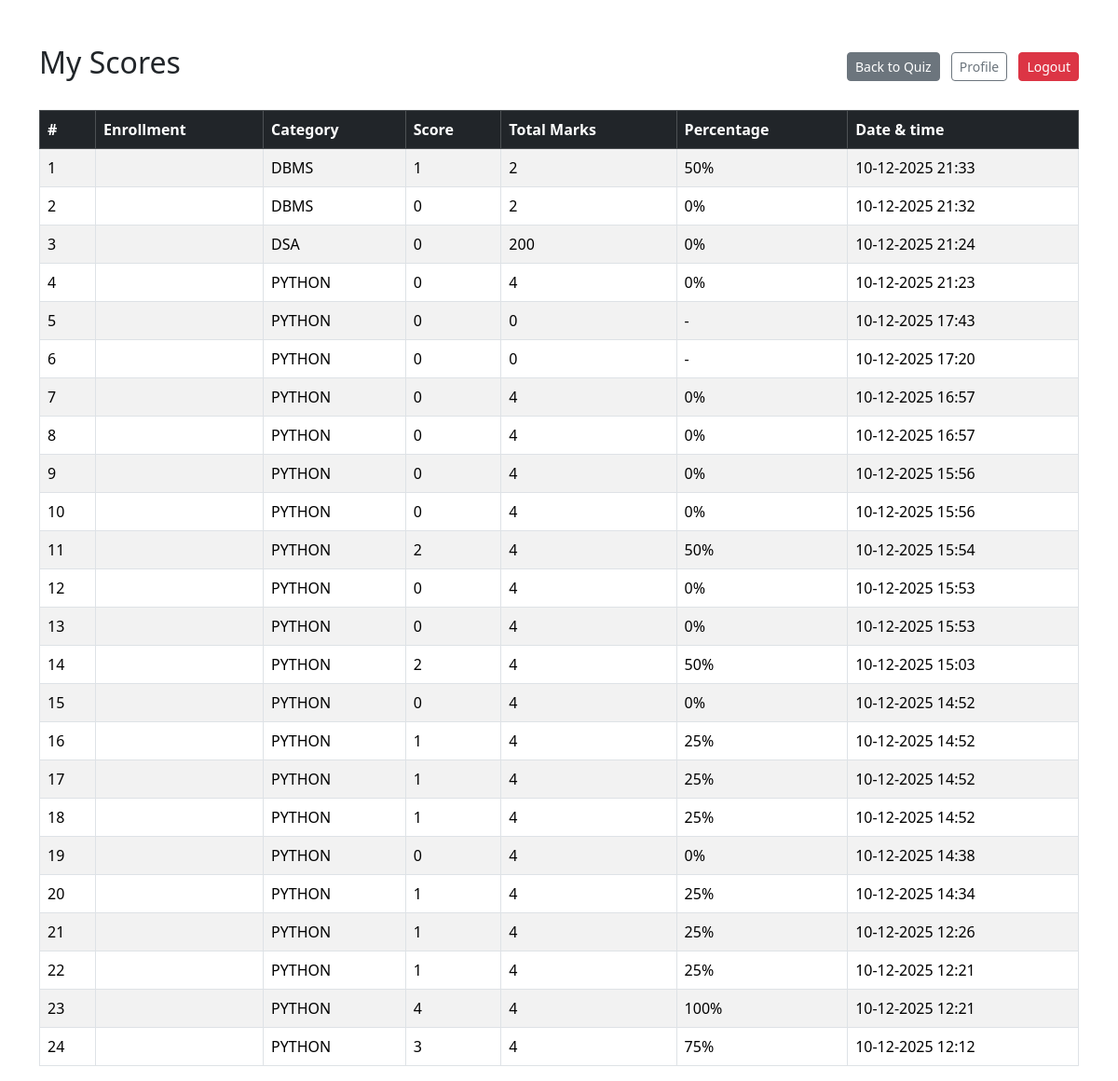
Screenshot of /scores/ (signed in) with the database file from the repository.
### quiz_app/models.py (models this page shows, shortened)
class Attempt(models.Model):
    user = models.ForeignKey(User, related_name="attempts", on_delete=models.CASCADE)
    category = models.ForeignKey(Category, related_name="attempts", on_delete=models.CASCADE)
    score = models.IntegerField(default=0)
    total_marks = models.IntegerField(default=0)
    attempted_at = models.DateTimeField(auto_now_add=True)

class BaseModel(models.Model):
    uid = models.UUIDField(primary_key=True, default=uuid.uuid4, editable=False)
    created_at = models.DateTimeField(auto_now_add=True)
    updated_at = models.DateTimeField(auto_now=True)
    class Meta:
        abstract = True

class Category(BaseModel):
    category_name = models.CharField(max_length=100, unique=True)

### quiz_app/views.py (the view)
# urls.py: path("scores/", views.my_scores, name="scores"),
@login_required
def my_scores(request):
    attempts = Attempt.objects.filter(user=request.user).select_related("category").order_by("-attempted_at")
    context = {"attempts": attempts}
    return render(request, "quiz_app/scores.html", context)

### quiz_app/templates/quiz_app/scores.html (shortened to what this page needs)
{% load tz %}
<!DOCTYPE html>
<html lang="en">
<head>
    <link rel="stylesheet"
          href="https://cdn.jsdelivr.net/npm/bootstrap@5.3.3/dist/css/bootstrap.min.css">
</head>
<body>
<div class="container mt-5">
    <div class="d-flex justify-content-between align-items-center mb-4">
        <h2>My Scores</h2>
        <div>
            <a href="{% url 'home' %}" class="btn btn-secondary btn-sm me-2">Back to Quiz</a>
            <a href="{% url 'profile' %}" class="btn btn-outline-secondary btn-sm me-2">Profile</a>
            <a href="{% url 'logout' %}" class="btn btn-danger btn-sm">Logout</a>
        </div>
    </div>
    {% if attempts %}
        <table class="table table-striped table-bordered align-middle">
            <thead class="table-dark">
            <tr>
                <th>#</th>
                <th>Enrollment</th>
                <th>Category</th>
                <th>Score</th>
                <th>Total Marks</th>
                <th>Percentage</th>
                <th>Date & time</th>
            </tr>
            </thead>
            <tbody>
            {% for a in attempts %}
                <tr>
                    <td>{{ forloop.counter }}</td>
                    <td>{{ a.user.studentprofile.enrollment }}</td>
                    <td>{{ a.category.category_name }}</td>
                    <td>{{ a.score }}</td>
                    <td>{{ a.total_marks }}</td>
                    <td>
                        {% if a.total_marks %}
                            {% widthratio a.score a.total_marks 100 %}%
                        {% else %}
                            -
                        {% endif %}
                    </td>
                    <td>{{ a.attempted_at|localtime|date:"d-m-Y H:i" }}</td>
                </tr>
            {% endfor %}
            </tbody>
        </table>
    {% else %}
        <div class="alert alert-info">
            No attempts found. Give a quiz first.
        </div>
    {% endif %}
</div>
</body>
</html>

### rows the page displays
Attempt: category.category_name "DBMS", score "1", total_marks "2", score+total_marks "50", attempted_at "10-12-2025 21:33"
Attempt: category.category_name "DBMS", score "0", total_marks "2", score+total_marks "0", attempted_at "10-12-2025 21:32"
Attempt: category.category_name "DSA", score "0", total_marks "200", score+total_marks "0", attempted_at "10-12-2025 21:24"
Attempt: category.category_name "PYTHON", score "0", total_marks "4", score+total_marks "0", attempted_at "10-12-2025 21:23"
Attempt: category.category_name "PYTHON", score "0", total_marks "0", attempted_at "10-12-2025 17:43"
Attempt: category.category_name "PYTHON", score "0", total_marks "0", attempted_at "10-12-2025 17:20"
Attempt: category.category_name "PYTHON", score "0", total_marks "4", score+total_marks "0", attempted_at "10-12-2025 16:57"
Attempt: category.category_name "PYTHON", score "0", total_marks "4", score+total_marks "0", attempted_at "10-12-2025 16:57"
Attempt: category.category_name "PYTHON", score "0", total_marks "4", score+total_marks "0", attempted_at "10-12-2025 15:56"
Attempt: category.category_name "PYTHON", score "0", total_marks "4", score+total_marks "0", attempted_at "10-12-2025 15:56"
Attempt: category.category_name "PYTHON", score "2", total_marks "4", score+total_marks "50", attempted_at "10-12-2025 15:54"
Attempt: category.category_name "PYTHON", score "0", total_marks "4", score+total_marks "0", attempted_at "10-12-2025 15:53"
Attempt: category.category_name "PYTHON", score "0", total_marks "4", score+total_marks "0", attempted_at "10-12-2025 15:53"
Attempt: category.category_name "PYTHON", score "2", total_marks "4", score+total_marks "50", attempted_at "10-12-2025 15:03"
Attempt: category.category_name "PYTHON", score "0", total_marks "4", score+total_marks "0", attempted_at "10-12-2025 14:52"
Attempt: category.category_name "PYTHON", score "1", total_marks "4", score+total_marks "25", attempted_at "10-12-2025 14:52"
Attempt: category.category_name "PYTHON", score "1", total_marks "4", score+total_marks "25", attempted_at "10-12-2025 14:52"
Attempt: category.category_name "PYTHON", score "1", total_marks "4", score+total_marks "25", attempted_at "10-12-2025 14:52"
Attempt: category.category_name "PYTHON", score "0", total_marks "4", score+total_marks "0", attempted_at "10-12-2025 14:38"
Attempt: category.category_name "PYTHON", score "1", total_marks "4", score+total_marks "25", attempted_at "10-12-2025 14:34"
Attempt: category.category_name "PYTHON", score "1", total_marks "4", score+total_marks "25", attempted_at "10-12-2025 12:26"
Attempt: category.category_name "PYTHON", score "1", total_marks "4", score+total_marks "25", attempted_at "10-12-2025 12:21"
Attempt: category.category_name "PYTHON", score "4", total_marks "4", score+total_marks "100", attempted_at "10-12-2025 12:21"
Attempt: category.category_name "PYTHON", score "3", total_marks "4", score+total_marks "75", attempted_at "10-12-2025 12:12"
